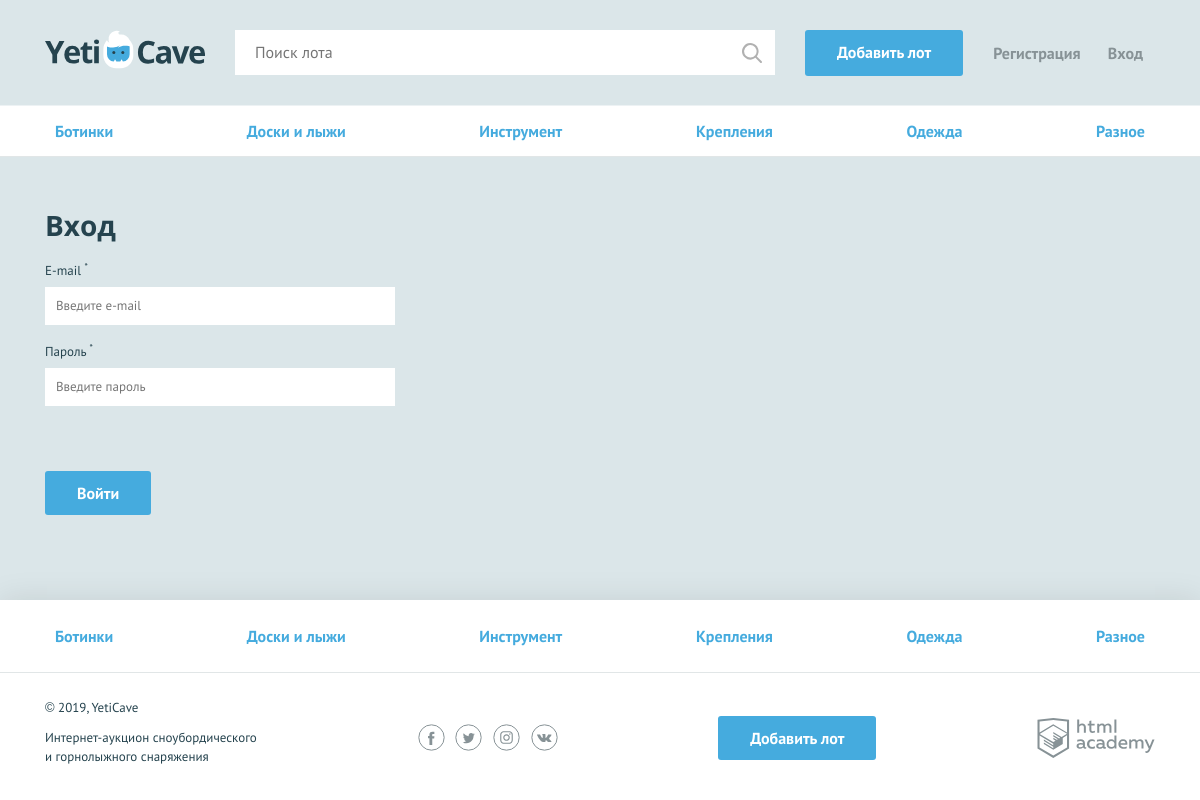
The page /login.php on the database its author committed.
### tables this page shows
CREATE TABLE categories (
  id CHAR(64) NOT NULL UNIQUE,
  category_title VARCHAR(256) UNIQUE NOT NULL,
  CONSTRAINT categories_pkey PRIMARY KEY (id)
);

### helpers.php (called while the page is built, shortened)
<?php
function include_template($name, array $data = []) {
    $name = 'templates/' . $name;
    extract($data);
    require $name;
    $result = ob_get_clean();
    return $result;
}

### functions.php (called while the page is built, shortened)
<?php
function get_categories(mysqli $link): array
{
    $sql = "SELECT id, category_title FROM categories";
    $categories = mysqli_fetch_all(mysqli_query($link, $sql), MYSQLI_ASSOC);
    if ($categories !== false) {
        return $categories;
    }
    die();
}

### templates/menu_general.php (the view)
<nav class="nav">
    <ul class="nav__list container">
        <?php foreach ($categories as $category) : ?>
            <li class="nav__item">
                <a href="/all-lots.php?category=<?= $category['id'] ?>"><?= htmlspecialchars($category['category_title']) ?></a>
            </li>
        <?php endforeach ?>
    </ul>
</nav>

### css/style.css (style rules this page uses)
html, body { height: 100%; }
body { min-width: 1140px; background-color: #dbe6e9; font-family: "PT Sans", sans-serif; font-weight: 400; font-size: 16px; line-height: 26px; color: #25434e; }
a { text-decoration: none; }
.container { width: 1110px; margin: 0 auto; padding: 0 15px; }
.nav { background-color: #ffffff; border-bottom: 1px solid #e1e6e7; }
.nav__list { display: -webkit-flex; display: -ms-flexbox; display: flex; -webkit-justify-content: space-between; -ms-flex-pack: justify; justify-content: space-between; -webkit-flex-wrap: wrap; -ms-flex-wrap: wrap; flex-wrap: wrap; list-style: none; }
.nav__item a { position: relative; display: block; padding: 12px 10px; font-weight: 700; color: #45abde; }
.nav__item a::before { content: ""; display: none; position: absolute; bottom: 0; width: calc(100% - 20px); height: 3px; background-color: #e2e5e6; }
.main-footer .nav__item a { padding: 23px 10px; }

### rows shown on the page
categories: category_title "Ботинки"
categories: category_title "Доски и лыжи"
categories: category_title "Инструмент"
categories: category_title "Крепления"
categories: category_title "Одежда"
categories: category_title "Разное"
